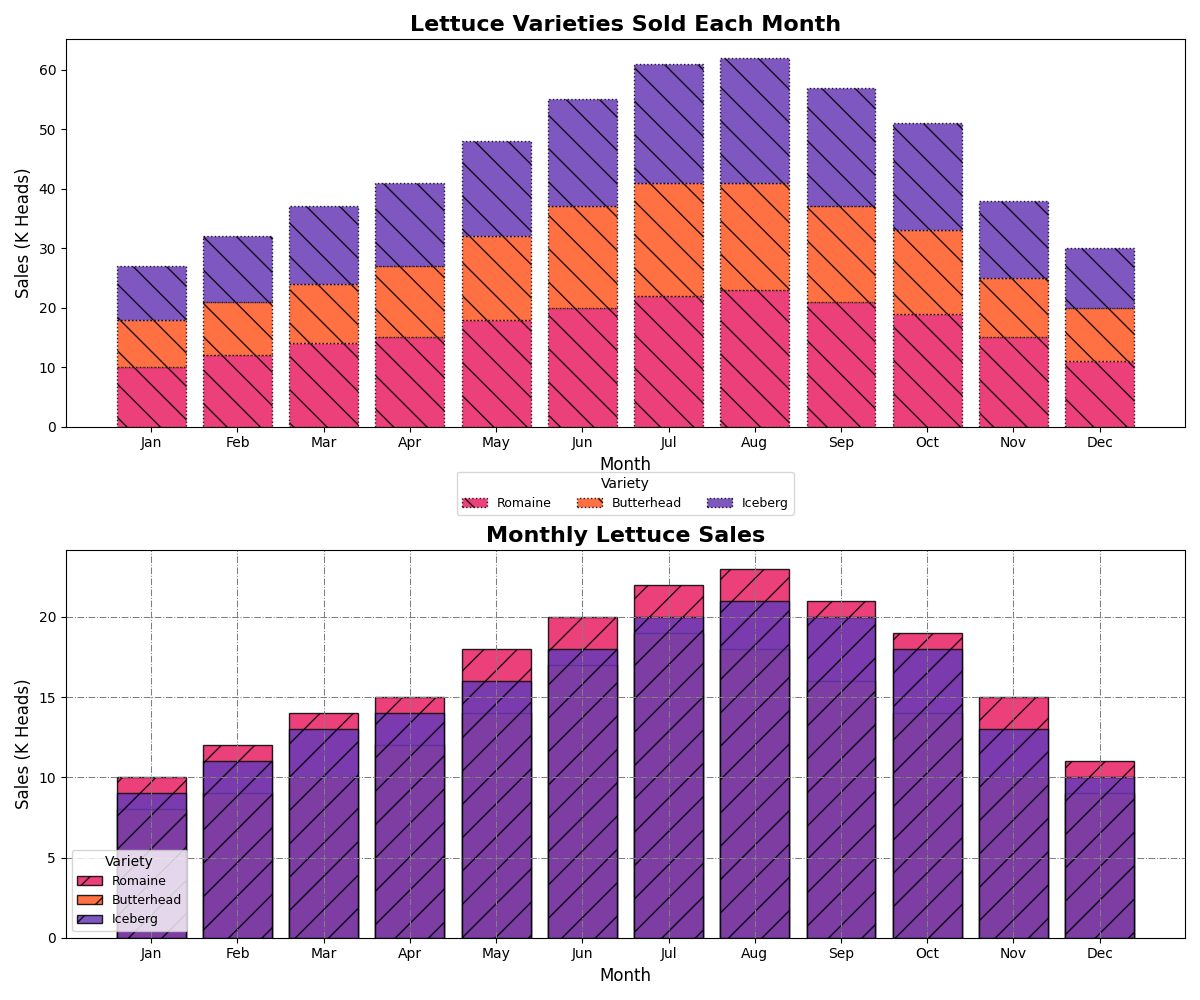

Write Python code to recreate this figure.
import numpy as np
import matplotlib.pyplot as plt

months = ['Jan', 'Feb', 'Mar', 'Apr', 'May', 'Jun', 'Jul', 'Aug', 'Sep', 'Oct', 'Nov', 'Dec']
lettuce_varieties = ['Romaine', 'Butterhead', 'Iceberg']

sales_data = np.array([
    [10, 12, 14, 15, 18, 20, 22, 23, 21, 19, 15, 11],
    [8, 9, 10, 12, 14, 17, 19, 18, 16, 14, 10, 9],
    [9, 11, 13, 14, 16, 18, 20, 21, 20, 18, 13, 10]
])

colors = ['#E91E63', '#FF5722', '#673AB7']

fig, axs = plt.subplots(2, 1, figsize=(12, 10), constrained_layout=True)

cumulative_sales_data = np.cumsum(sales_data, axis=0)
bottom = np.zeros(len(months))
for idx, (variety, color) in enumerate(zip(lettuce_varieties, colors)):
    axs[0].bar(months, sales_data[idx], bottom=bottom, color=color, alpha=0.85, label=variety, edgecolor='black', linestyle='dotted', hatch='\\')
    bottom += sales_data[idx]

axs[0].set_title('Lettuce Varieties Sold Each Month', fontsize=16, weight='bold')
axs[0].set_xlabel('Month', fontsize=12)
axs[0].set_ylabel('Sales (K Heads)', fontsize=12)
axs[0].legend(title='Variety', loc='upper center', bbox_to_anchor=(0.5, -0.10), ncol=3, fontsize=9)
axs[0].grid(False)

for idx, variety in enumerate(lettuce_varieties):
    axs[1].bar(months, sales_data[idx], color=colors[idx], alpha=0.85, label=variety, edgecolor='black', hatch="/")

axs[1].set_title('Monthly Lettuce Sales', fontsize=16, weight='bold')
axs[1].set_xlabel('Month', fontsize=12)
axs[1].set_ylabel('Sales (K Heads)', fontsize=12)
axs[1].legend(title='Variety', loc='lower left', fontsize=9)
axs[1].grid(True, which='both', linestyle='-.', linewidth=0.75, color='gray')

plt.tight_layout()
plt.show()
